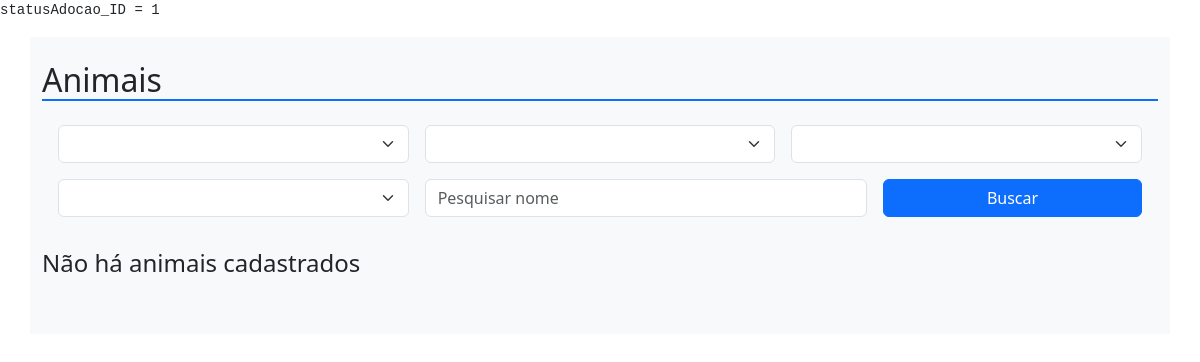
The page /AnimaisAdotar on the database as committed earlier.
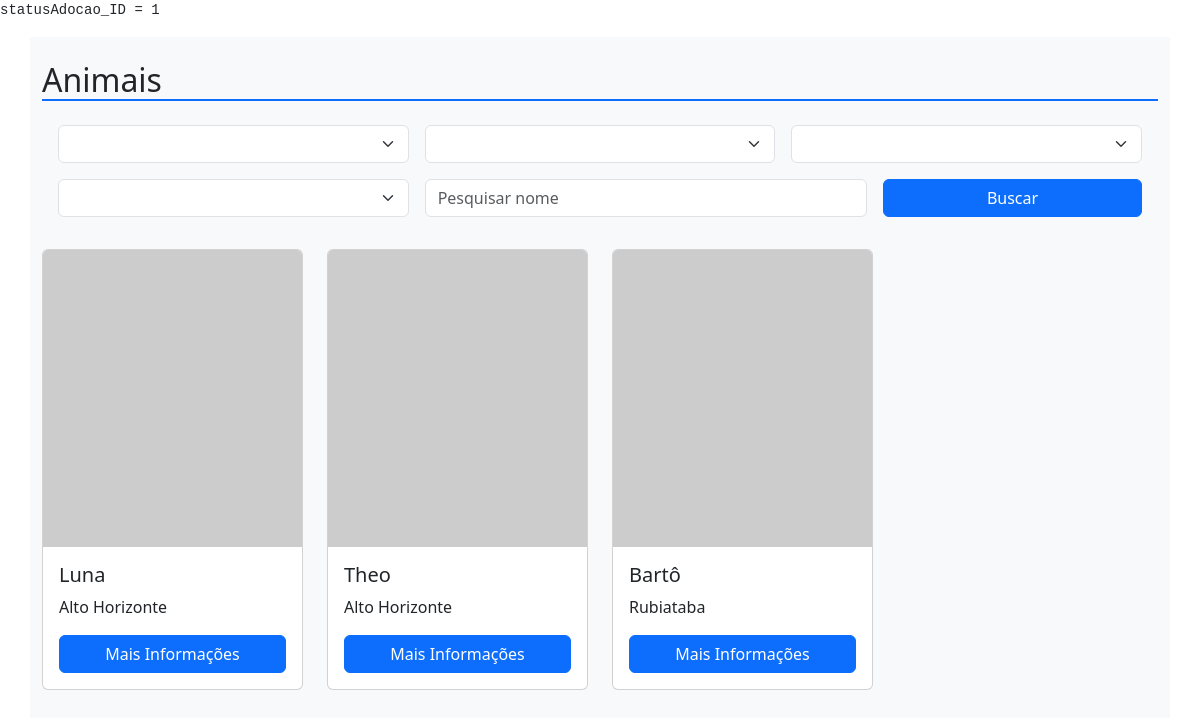
The same page on the database as committed later.
### tables this page shows
CREATE TABLE IF NOT EXISTS `animal` (
    `ID` INT NOT NULL AUTO_INCREMENT,
    `nome` VARCHAR(100) NOT NULL,
    `foto` BLOB NULL,
    `descricao` VARCHAR(200) NULL,
    `usuario_ID` INT NOT NULL,
    `cidade_ID` INT NOT NULL,
    `porte_ID` INT NOT NULL,
    `idade_ID` INT NOT NULL,
    `especie_ID` INT NOT NULL,
    `genero_ID` INT NOT NULL,
    `animalcol` VARCHAR(45) NULL,
    `statusAdocao_ID` INT NOT NULL,
    PRIMARY KEY (`ID`),
    CONSTRAINT `fk_animal_usuario1`
        FOREIGN KEY (`usuario_ID`)
        REFERENCES `usuario` (`ID`)
        ON DELETE NO ACTION
        ON UPDATE NO ACTION,
	CONSTRAINT `fk_animal_cidade`
        FOREIGN KEY (`cidade_ID`)
        REFERENCES `cidade` (`ID`)
        ON DELETE NO ACTION
        ON UPDATE NO ACTION,
    CONSTRAINT `fk_animal_porte1`
        FOREIGN KEY (`porte_ID`)
        REFERENCES `porte` (`ID`)
        ON DELETE NO ACTION
        ON UPDATE NO ACTION,
    CONSTRAINT `fk_animal_idade1`
        FOREIGN KEY (`idade_ID`)
        REFERENCES `idade` (`ID`)
        ON DELETE NO ACTION
        ON UPDATE NO ACTION,
    CONSTRAINT `fk_animal_especie1`
        FOREIGN KEY (`especie_ID`)
        REFERENCES `especie` (`ID`)
        ON DELETE NO ACTION
        ON UPDATE NO ACTION,
    CONSTRAINT `fk_animal_genero1`
        FOREIGN KEY (`genero_ID`)
        REFERENCES `genero` (`ID`)
        ON DELETE NO ACTION
        ON UPDATE NO ACTION,
    CONSTRAINT `fk_animal_statusAdoção1`
        FOREIGN KEY (`statusAdocao_ID`)
        REFERENCES `statusAdocao` (`ID`)
        ON DELETE NO ACTION
        ON UPDATE NO ACTION);

CREATE TABLE IF NOT EXISTS `cidade` (
	`ID` INT NOT NULL AUTO_INCREMENT,
	`nome` VARCHAR(100) NOT NULL,
	PRIMARY KEY (`ID`));

### Controller/AnimaisAdotar.php (called while the page is built, shortened)
<?php
    class AnimaisAdotar extends Controller{
        public function index(){
            $animais = new Animal();
            $form = new Formulario();
            $data['especies'] = $form->listarTabela('especie');
            $data['generos'] = $form->listarTabela('genero');
            $data['portes'] = $form->listarTabela('porte');
            $data['cidades'] = $form->listarTabela('cidade');
            $join = "cidade ON animal.cidade_ID = cidade.ID";
            $order = "animal.ID DESC";
            $fields = "animal.ID, animal.nome AS 'animalNome', cidade.nome AS 'cidadeNome'";
            $where['animal.statusAdocao_ID'] = "statusAdocao_ID = 1";
            $where = implode(" AND ", $where);
            show($where);
            $data['animais'] = $animais->select($join, $where, $order, null, $fields);
            $this->view('animaisadotar', $data);
        }
    }

### Core/App.php (called while the page is built, shortened)
<?php
    class App{
        private $method = "index";
        private function separarURL(){
            $URL = $_GET['url'] ?? 'home';
            $URL = explode("/", trim($URL, "/"));
            return $URL;
        }
        public function carregarController(){
            $URL = $this->separarURL();
            $controller = new $this->controller;
            call_user_func_array([$controller, $this->method], $URL);
        }
    }

### index.php (called while the page is built, shortened)
<?php
    $app = new App;
    $app->carregarController();

### Core/Database.php (called while the page is built, shortened)
<?php
    Trait Database{
        private $connection;
        private function connect(){
            try{
                $db = "mysql:hostname=".DB_host.";dbname=".DB_name;
                $this->connection = new PDO($db, DB_user, DB_password);
                $this->connection->setAttribute(PDO::ATTR_ERRMODE,PDO::ERRMODE_EXCEPTION);
              }catch(PDOException $e){
                die('ERROR: '.$e->getMessage());
              }
        }
        public function query($query, $data = []){
                $stm = $this->connection->prepare($query);
                $check = $stm->execute($data);
                if($check){
                    $result = $stm->fetchAll(PDO::FETCH_OBJ);
                    if(is_array($result) && count($result)){
                        return $result;
                    }
                }
            return [];
        }
    }

### Core/Model.php (called while the page is built, shortened)
<?php
    class Model{
        protected $table;
        public function select($join = null, $where = null, $order = null, $limit = null,$fields = '*'){
            @$join = strlen($join) ? 'INNER JOIN '.$join : '';
            @$where = strlen($where) ? 'WHERE '.$where : '';
            @$order = strlen($order) ? 'ORDER BY '.$order : '';
            @$limit = strlen($limit) ? 'LIMIT '.$limit : '';
            $query = 'SELECT '.$fields.' FROM '.$this->table.' '.$join.' '.$where.' '.$order.' '.$limit;
            return $this->query($query);
        }
    }

### View/animaisadotar.view.php (the view, shortened to what this page needs)
<!DOCTYPE html>
    <html lang="en">
        <head>
            <link href="assets/css/bootstrap/css/bootstrap.min.css" rel="stylesheet">
            <link href="https://cdnjs.cloudflare.com/ajax/libs/font-awesome/5.15.4/css/all.min.css" rel="stylesheet">
            <link href="assets/css/dropdown.css" rel="stylesheet">
        </head>
        <body>
            <div class="container pt-4 pb-5 bg-light">
                <h2 class="border-bottom border-2 border-primary">
                    Animais
                </h2>
                <div class="container-fluid p-3">
                    <div class="row">
                        <form id="animaisAdotarForm" class="d-flex center" method="POST">
                            <div class="row g-3">
                                <div class="form-group col-4">
                                    <select class="form-select" id="especie_ID" name="especie_ID" form="animaisAdotarForm">
                                    </select>
                                </div>
                                <div class="form-group col-4">
                                    <select class="form-select" id="genero_ID" name="genero_ID" form="animaisAdotarForm">
                                    </select>
                                </div>
                                <div class="form-group col-4">
                                    <select class="form-select" id="porte_ID" name="porte_ID" form="animaisAdotarForm">
                                    </select>
                                </div>
                                <div class="form-group col-4">
                                    <select class="form-select" id="cidade_ID" name="cidade_ID" form="animaisAdotarForm">
                                    </select>
                                </div>
                                <div class="form-group col-5">
                                    <input form="animaisAdotarForm" class="form-control" name="pesquisa" id="pesquisa" type="search" value="" placeholder="Pesquisar nome" aria-label="Search">
                                </div>
                                <div class="col-3">
                                    <button class="btn btn-primary col-12" type="submit">Buscar</button>
                                </div>
                            </div>
                        </form>
                    </div>
                </div>
                <div class="row">
                    <?php
                        if(!empty($animais)){
                            foreach($animais as $x){
                            ?>
                                <div class="col-sm-12 col-md-6 col-lg-3">
                                    <div class="card" style="width: 100%">
                                        <img src="https://via.placeholder.com/400x300" class="card-img-top" alt="Pet 1">
                                        <div class="card-body">
                                            <h5 class="card-title">
                                                <?php
                                                    echo $x->animalNome;
                                                ?>
                                            </h5>
                                            <p class="card-text">
                                                <?php
                                                    echo $x->cidadeNome;
                                                ?>
                                            </p>
                                            <a href="adopt?pet=rex" class="btn btn-primary">Mais Informações</a>
                                        </div>
                                    </div>
                                </div>
                            <?php
                            }
                        }else{
                            ?>
                                <h4>Não há animais cadastrados</h4>
                            <?php
                        }
                    ?>
                </div>
            </div>
        </body>
    </html>

### Core/functions.php
<?php
    function show($conteudo){
        echo"<pre>";
        print_r($conteudo);
        echo"</pre>";
    }

### Core/Controller.php (shortened to what this page needs)
<?php
    class Controller{
        public function view($nome, $data = []){
            $arquivo = "View/".$nome.".view.php";
            if(file_exists($arquivo)){
                require $arquivo;
            }else{
                $arquivo = "View/_404.view.php";
                require $arquivo;
            }
        }
    }

### View/animaisadotar.view.php (style rules this page uses)
.card { display: flex; flex-direction: column; height: 95%; }
.card img { height: 20rem; object-fit: cover; }
.card-body { flex-grow: 1; display: flex; flex-direction: column; justify-content: space-between; }

Rows that differ between the two databases and show on the page:
added animal: nome "Luna", cidade_ID.nome "Alto Horizonte"
added animal: nome "Theo", cidade_ID.nome "Alto Horizonte"
added animal: nome "Bartô", cidade_ID.nome "Rubiataba"
Other text that changed with them:
text no longer shown: "Não há animais cadastrados"
